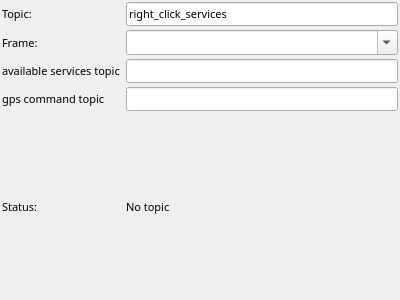
<?xml version="1.0" encoding="UTF-8"?>
<ui version="4.0">
 <class>right_click_services_config</class>
 <widget class="QWidget" name="right_click_services_config">
  <property name="geometry">
   <rect>
    <x>0</x>
    <y>0</y>
    <width>400</width>
    <height>300</height>
   </rect>
  </property>
  <property name="windowTitle">
   <string>Form</string>
  </property>
  <property name="styleSheet">
   <string notr="true"/>
  </property>
  <layout class="QGridLayout" name="gridLayout">
   <property name="leftMargin">
    <number>2</number>
   </property>
   <property name="topMargin">
    <number>2</number>
   </property>
   <property name="rightMargin">
    <number>2</number>
   </property>
   <property name="bottomMargin">
    <number>2</number>
   </property>
   <property name="verticalSpacing">
    <number>4</number>
   </property>
   <item row="2" column="1">
    <widget class="QLineEdit" name="topic">
     <property name="enabled">
      <bool>true</bool>
     </property>
     <property name="font">
      <font>
       <family>Sans Serif</family>
       <pointsize>8</pointsize>
      </font>
     </property>
     <property name="text">
      <string>right_click_services</string>
     </property>
    </widget>
   </item>
   <item row="2" column="0">
    <widget class="QLabel" name="label">
     <property name="font">
      <font>
       <family>Sans Serif</family>
       <pointsize>8</pointsize>
      </font>
     </property>
     <property name="text">
      <string>Topic:</string>
     </property>
    </widget>
   </item>
   <item row="3" column="0">
    <widget class="QLabel" name="output_frame">
     <property name="font">
      <font>
       <family>Sans Serif</family>
       <pointsize>8</pointsize>
      </font>
     </property>
     <property name="text">
      <string>Frame:</string>
     </property>
    </widget>
   </item>
   <item row="3" column="1">
    <widget class="QComboBox" name="outputframe">
     <property name="sizePolicy">
      <sizepolicy hsizetype="Expanding" vsizetype="Fixed">
       <horstretch>0</horstretch>
       <verstretch>0</verstretch>
      </sizepolicy>
     </property>
     <property name="maximumSize">
      <size>
       <width>16777215</width>
       <height>25</height>
      </size>
     </property>
     <property name="font">
      <font>
       <family>Sans Serif</family>
       <pointsize>8</pointsize>
      </font>
     </property>
     <property name="toolTip">
      <string>The reference frame that points will be published in.
                        </string>
     </property>
     <property name="editable">
      <bool>true</bool>
     </property>
    </widget>
   </item>
   <item row="8" column="0">
    <widget class="QLabel" name="point_publisher_status">
     <property name="font">
      <font>
       <family>Sans Serif</family>
       <pointsize>8</pointsize>
      </font>
     </property>
     <property name="text">
      <string>Status:</string>
     </property>
    </widget>
   </item>
   <item row="8" column="1">
    <widget class="QLabel" name="status">
     <property name="font">
      <font>
       <family>Sans Serif</family>
       <pointsize>8</pointsize>
      </font>
     </property>
     <property name="styleSheet">
      <string notr="true"/>
     </property>
     <property name="text">
      <string>No topic</string>
     </property>
     <property name="wordWrap">
      <bool>true</bool>
     </property>
    </widget>
   </item>
   <item row="5" column="1">
    <widget class="QLineEdit" name="gpscommandtopic">
     <property name="font">
      <font>
       <family>Sans Serif</family>
       <pointsize>8</pointsize>
      </font>
     </property>
     <property name="text">
      <string/>
     </property>
    </widget>
   </item>
   <item row="4" column="1">
    <widget class="QLineEdit" name="availableservicestopic">
     <property name="font">
      <font>
       <family>Sans Serif</family>
       <pointsize>8</pointsize>
      </font>
     </property>
     <property name="text">
      <string/>
     </property>
    </widget>
   </item>
   <item row="4" column="0">
    <widget class="QLabel" name="available_services_topic">
     <property name="font">
      <font>
       <family>Sans Serif</family>
       <pointsize>8</pointsize>
      </font>
     </property>
     <property name="text">
      <string>available services topic</string>
     </property>
    </widget>
   </item>
   <item row="5" column="0">
    <widget class="QLabel" name="gps_command_topic">
     <property name="font">
      <font>
       <family>Sans Serif</family>
       <pointsize>8</pointsize>
      </font>
     </property>
     <property name="text">
      <string>gps command topic</string>
     </property>
    </widget>
   </item>
  </layout>
 </widget>
 <resources/>
 <connections/>
</ui>
